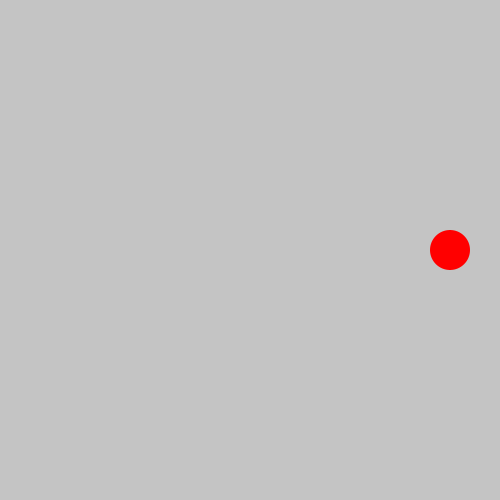
Frame 1 (no input)
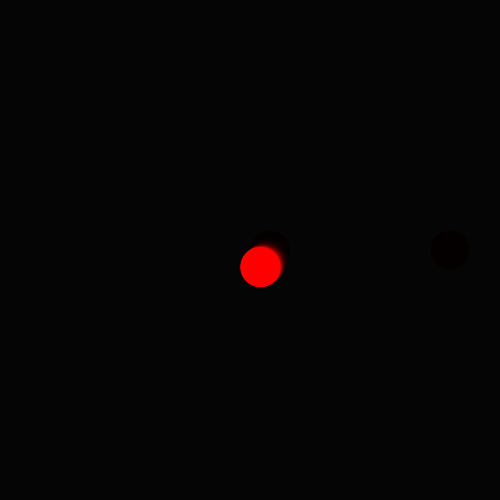
Frame 60 (the mouse pressed at the canvas centre just before this capture)
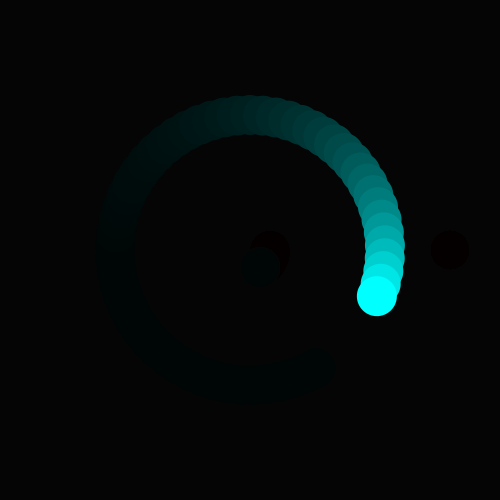
Frame 120 (the mouse held since frame 60 and released just before this capture)

The Processing sketch that drew these frames (run headless with seeded random() and noise(); from frame 60 on, the mouse is pressed at the canvas centre):

// Processing sketch: sketch_191030d
// ── sketch_191030d.pde
float speed;
int diameter;
float theta; //円の角度
float radius; //回転の半径
float hue; //色相
void setup(){
  size(500,500);
  diameter = 40;
  speed = 1;
  radius = 200;
  theta = 0;
  hue = 0;
}

void draw(){
  //background(0);
  noStroke();
  fill(0,10);
  rect(0,0,width,height);
  //座標変換
  translate(width/2,height/2);
   //rect(0,0,10,10);
  
  //座標の更新
  float posX = radius * cos(radians(theta));
  float posY = radius * sin(radians(theta));
  //角度にスピードを足す
  theta = theta + speed;

  println(mouseY);
  //map関数 0~500の値を0~10に変換する
  speed = map(mouseY,0,500,1,10);
  radius = map(mouseX,0,500,20,250);
  hue = map(mouseY,0,500,0,360);
  colorMode(HSB,360,100,100,100);
  
  //図形の描画
  fill(hue,100,100,100);
  ellipse(posX,posY,diameter,diameter);
}
